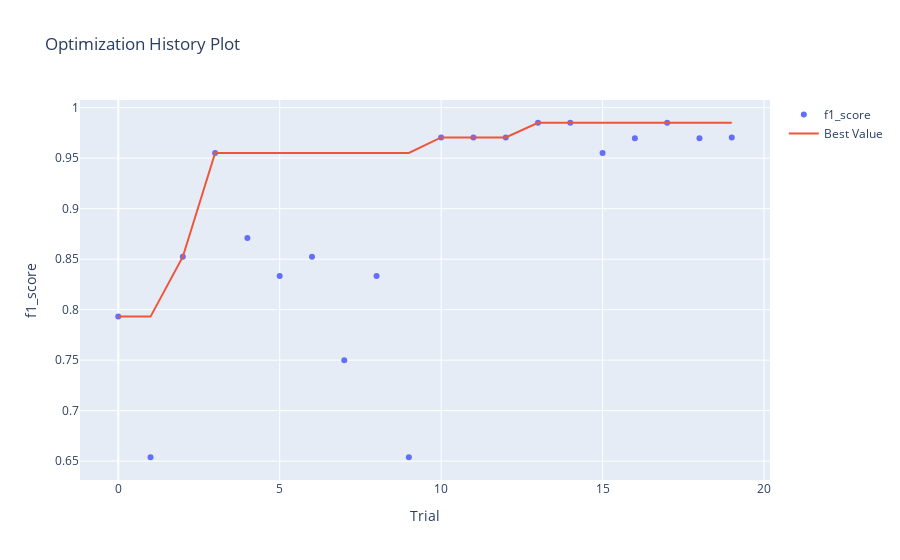

The notebook cell saved with this chart:
### Markdown cell above
Немного графиков для одной из выборок Optuna.

### Code cell
optuna.visualization.plot_optimization_history(study_ranFor, target_name="f1_score")

### Figure 1 — Plotly figure (JSON) as saved in the notebook; plotly's stock layout.template omitted (floating-point values rounded to 4 significant figures)
{"data": [{"mode": "markers", "name": "f1_score", "type": "scatter", "x": [0, 1, 2, 3, 4, 5, 6, 7, 8, 9, 10, 11, 12, 13, 14, 15, 16, 17, 18, 19], "y": [0.7931, 0.6538, 0.8525, 0.9552, 0.871, 0.8333, 0.8525, 0.75, 0.8333, 0.6538, 0.9706, 0.9706, 0.9706, 0.9851, 0.9851, 0.9552, 0.9697, 0.9851, 0.9697, 0.9706]}, {"name": "Best Value", "type": "scatter", "x": [0, 1, 2, 3, 4, 5, 6, 7, 8, 9, 10, 11, 12, 13, 14, 15, 16, 17, 18, 19], "y": [0.7931, 0.7931, 0.8525, 0.9552, 0.9552, 0.9552, 0.9552, 0.9552, 0.9552, 0.9552, 0.9706, 0.9706, 0.9706, 0.9851, 0.9851, 0.9851, 0.9851, 0.9851, 0.9851, 0.9851]}], "layout": {"title": {"text": "Optimization History Plot"}, "xaxis": {"title": {"text": "Trial"}}, "yaxis": {"title": {"text": "f1_score"}}}}
